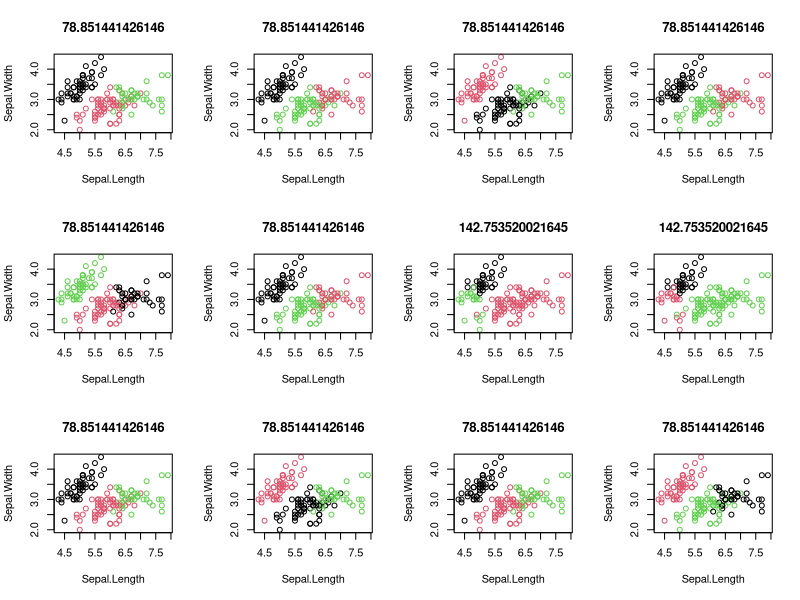

This chart was generated by the following R code: (Note: this script raises an error after producing the figure.)
## ---- chunk 1
knitr::opts_chunk$set(echo = TRUE)
## ---- chunk 2
iris
newiris <- iris
newiris$Species <- NULL
par(mfrow = c(3,4))
for(i in 1:12) {
kc <- kmeans(newiris, 3)
plot(newiris[c("Sepal.Length", "Sepal.Width")], col=kc$cluster, main = kc$tot.withinss)
}
## ---- chunk 3
suppressWarnings(suppressMessages(library(tidyverse)))
newiris <- iris
newiris$Species <- NULL
kc <- kmeans(newiris, 3)
res1count <- 0
res2count <- 0
res3count <- 0
result1 <- kc$centers 
result2 <- result1[FALSE,]

for (i in 1:1000){
  match = 0
  kc <- kmeans(newiris, 3)
  comparison <- kc$centers
  if ((all_equal(result1, comparison, ignore_col_order = TRUE, ignore_row_order = TRUE, convert = FALSE)) == TRUE){
    res1count = res1count + 1
    match = 1
  } else {
    res2count = res2count + 1
    result2 <- comparison
    match =1
  }
  if (match == 0){
    res3count = res3count + 1
  }
}

print("First set of centres is")
print(result1)
print("Count of first set of centres is:")
print(res1count)
print("Second set of centres is")
print(result2)
print("Count of second set of centres is:")
print(res2count)
print("Count of third set of centres is:")
print(res3count)
## ---- chunk 4

suppressWarnings(suppressMessages(library(tidyverse)))
newiris <- iris
newiris$Species <- NULL
row_max_width <- which.max(newiris$Sepal.Width)
print(row_max_width)
row_max_length <- which.max(newiris$Sepal.Length)
print(row_max_length)
kc <- kmeans(newiris, 3)
result1 <- kc$centers 
result2 <- result1[FALSE,]

for (i in 1:100){
  kc <- kmeans(newiris, 3)
  comparison <- kc$centers
  if ((all_equal(result1, comparison, ignore_col_order = TRUE, ignore_row_order = TRUE, convert = FALSE)) == TRUE){
    if (kc$cluster[row_max_length] == 3 && kc$cluster[row_max_width] ==1){
      type1compare = kc
    }
  } else {
    if (kc$cluster[row_max_length] == 3 && kc$cluster[row_max_width] ==1){
      type2compare = kc
    }
  }
}
print(type1compare)
print(type2compare)

## ---- chunk 5

resultvector = type1compare$cluster != type2compare$cluster 
print(resultvector)
answer = newiris[resultvector,]
notanswer = newiris[!resultvector,]
plot(answer[c("Sepal.Length", "Sepal.Width")])
plot(notanswer[c("Sepal.Length", "Sepal.Width")])


